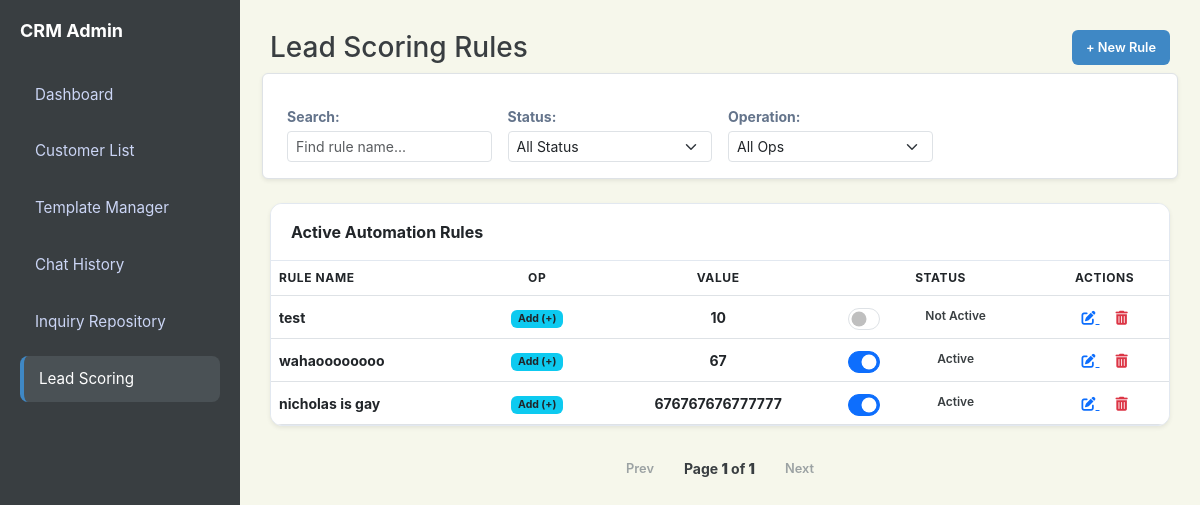
/scoring, run on an earlier commit of the app's database.
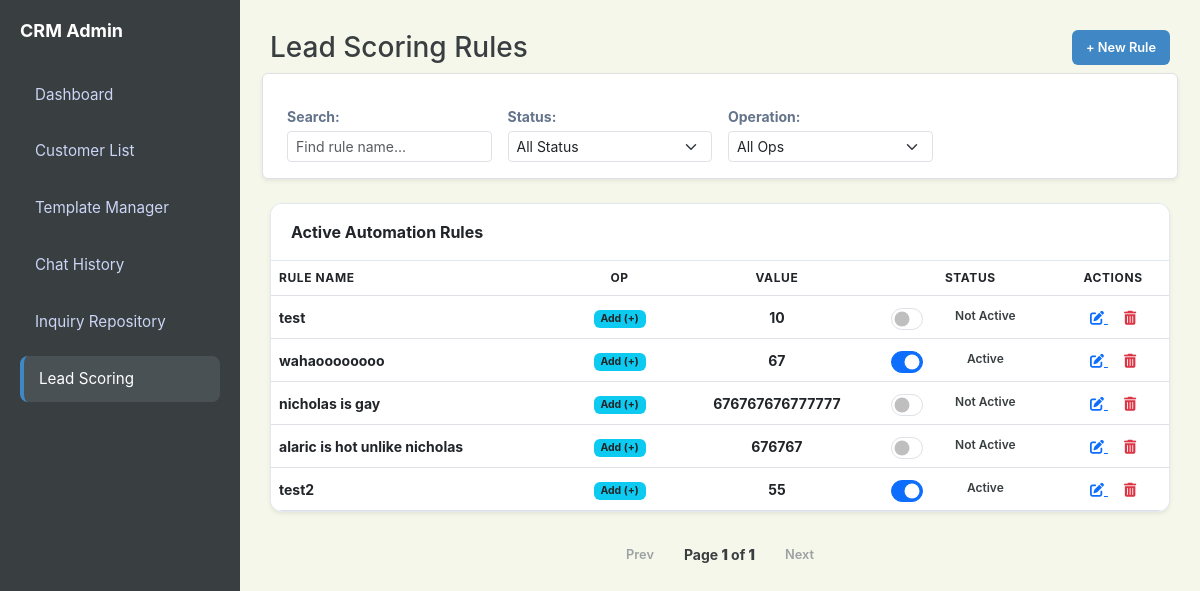
And on a later commit of the database.
### app.py (models this page shows)
class Rule(db.Model):
    id = db.Column(db.Integer, primary_key=True)
    name = db.Column(db.String(100), nullable=False)
    keywords = db.Column(db.String(200), nullable=False)
    score = db.Column(db.Integer, nullable=False)
    operation = db.Column(db.String(10), nullable=False, default='+')
    active = db.Column(db.Boolean, default=True)

### app.py (the view)
@app.route('/scoring')
def lead_scoring():
    rules = Rule.query.all()
    return render_template('lead-scoring.html', rules=rules)

### templates/lead-scoring.html (shortened to what this page needs)
<!DOCTYPE html>
<html lang="en">
<head>
    <link href="https://cdn.jsdelivr.net/npm/bootstrap@5.3.0/dist/css/bootstrap.min.css" rel="stylesheet">
    <link rel="stylesheet" href="https://cdnjs.cloudflare.com/ajax/libs/font-awesome/6.0.0/css/all.min.css">
    <link rel="stylesheet" href="{{ url_for('static', filename='style.css') }}">
</head>
<body id="page-scoring">
    <aside class="sidebar">
        <h2>CRM Admin</h2>
        <a href="/dashboard" class="nav-link nav-dashboard">Dashboard</a>
        <a href="/customers" class="nav-link nav-customers">Customer List</a>
        <a href="/templates-manager" class="nav-link nav-templates">Template Manager</a>
        <a href="/history" class="nav-link nav-history">Chat History</a>
        <a href="/repository" class="nav-link nav-repository">Inquiry Repository</a>
        <a href="/scoring" class="nav-link nav-scoring active">Lead Scoring</a>
    </aside>
    <main class="main">
        <div class="header d-flex justify-content-between align-items-center mb-4">
            <h1 class="h3 mb-0">Lead Scoring Rules</h1>
            <a href="{{ url_for('add_rule') }}" class="btn btn-blue">+ New Rule</a>
        </div>
        <div class="row g-3 mb-4 p-3 bg-white border rounded shadow-sm align-items-end">
            <div class="col-md-3">
                <label class="small fw-bold mb-1 d-block">Search:</label>
                <input type="text" id="searchInput" class="form-control form-control-sm" placeholder="Find rule name..." onkeyup="applyFilters()">
            </div>
            <div class="col-md-3">
                <label class="small fw-bold mb-1 d-block">Status:</label>
                <select id="filterStatus" class="form-select form-select-sm" onchange="applyFilters()">
                    <option value="all">All Status</option>
                </select>
            </div>
            <div class="col-md-3">
                <label class="small fw-bold mb-1 d-block">Operation:</label>
                <select id="filterOperation" class="form-select form-select-sm" onchange="applyFilters()">
                    <option value="all">All Ops</option>
                </select>
            </div>
        </div>
        <div class="card p-0 shadow-sm overflow-hidden">
            <div class="card-header bg-white py-3 fw-bold">Active Automation Rules</div>
            <div class="table-responsive">
                <table class="table mb-0">
                    <thead class="bg-light small text-uppercase">
                        <tr>
                            <th>Rule Name</th>
                            <th class="text-center">Op</th>
                            <th class="text-center">Value</th>
                            <th class="text-center">Status</th>
                            <th class="text-center">Actions</th>
                        </tr>
                    </thead>
                    <tbody id="ruleTable" class="align-middle">
                        {% if rules|length > 0 %}
                            {% for rule in rules %}
                            <tr>
                                <td class="fw-bold">{{ rule.name }}</td>
                                <td class="text-center">
                                    <span class="badge bg-info text-dark">{{ rule.operation }}</span>
                                </td>
                                <td class="text-center fw-bold">{{ rule.score }}</td>
                                <td class="text-center">
                                    <div class="status-toggle-container form-check form-switch">
                                        <span class="status-label">{{ 'Active' if rule.active else 'Not Active' }}</span>
                                        <input class="form-check-input" type="checkbox" role="switch"
                                            onchange="toggleStatus('{{ rule.id }}', this)" {% if rule.active %}checked{% endif %}>
                                    </div>
                                </td>
                                <td class="text-center">
                                    <a href="{{ url_for('edit_rule', id=rule.id) }}" class="text-primary me-3">
                                        <i class="fas fa-edit"></i>
                                    </a>
                                    <a href="{{ url_for('delete_rule', id=rule.id) }}" class="text-danger"
                                       onclick="return confirm('Delete this rule?')">
                                        <i class="fas fa-trash-alt"></i>
                                    </a>
                                </td>
                            </tr>
                            {% endfor %}
                        {% else %}
                            <tr>
                                <td colspan="5" class="text-center p-5 text-muted">No rules found. Click "+ New Rule" to start.</td>
                            </tr>
                        {% endif %}
                    </tbody>
                </table>
            </div>
        </div>
        <div class="pagination mt-3 justify-content-center d-flex align-items-center gap-3">
            <button id="page-prev" class="btn btn-sm btn-outline-secondary">Prev</button>
            <div id="page-indicator" class="small fw-bold">Page 1 of 1</div>
            <button id="page-next" class="btn btn-sm btn-outline-secondary">Next</button>
        </div>
    </main>
</body>
</html>

### static/style.css (style rules this page uses)
:root { --blue: #3F88C5; --red: #E94F37; --green: #44BBA4; --gray: #64748b; --slate-900: #393E41; --slate-800: #4a5155; --border-radius: 12px; --bg-light: #F6F7EB; }
* { box-sizing: border-box; font-family: 'Inter', -apple-system, sans-serif; }
body { margin: 0; display: flex; background-color: var(--bg-light); color: var(--slate-900); height: 100vh; overflow: hidden; }
.sidebar { width: 240px; background: var(--slate-900); color: #fff; min-height: 100vh; padding: 20px; flex-shrink: 0; }
.sidebar h2 { font-size: 18px; margin-bottom: 30px; font-weight: 700; color: #fff; }
.nav-link { display: block; padding: 12px 15px; color: #cbd5f5; text-decoration: none; border-radius: 8px; margin-bottom: 10px; font-size: 0.95rem; transition: 0.2s; }
.nav-link:hover, .nav-link.active { background: var(--slate-800); color: #fff; }
.main { flex: 1; padding: 30px; overflow-y: auto; }
.header { display: grid; grid-template-columns: 1fr auto 1fr; align-items: center; margin-bottom: 30px; gap: 20px; width: 100%; }
.card { background: white; padding: 25px; border-radius: var(--border-radius); box-shadow: 0 4px 6px -1px rgba(0,0,0,0.1); border: 1px solid #e2e8f0; margin-bottom: 25px; }
.card-header { padding: 20px; border-bottom: 1px solid #e2e8f0; display: flex; justify-content: space-between; align-items: center; }
table { width: 100%; border-collapse: collapse; }
th { text-align: left; padding: 15px 20px; background: var(--bg-light); color: var(--gray); font-size: 12px; text-transform: uppercase; letter-spacing: 0.05em; }
td { padding: 15px 20px; border-top: 1px solid #e2e8f0; font-size: 14px; }
label { display: block; font-size: 0.8rem; margin-bottom: 5px; color: var(--gray); font-weight: 600; }
input, textarea, select { width: 100%; padding: 10px; border: 1px solid #e2e8f0; border-radius: 6px; font-size: 0.9rem; outline: none; }
.btn { padding: 8px 14px; border: none; border-radius: 6px; cursor: pointer; font-size: 0.8rem; font-weight: 600; transition: 0.2s; text-decoration: none; display: inline-block; }
.btn-blue, .btn-primary { background: var(--blue); color: white; }
.pagination { display: flex; justify-content: center; align-items: center; gap: 15px; margin-top: 25px; }
#page-dashboard .nav-dashboard, #page-customers .nav-customers, #page-history .nav-history, #page-repository .nav-repository, #page-templates .nav-templates, #page-scoring .nav-scoring { background: var(--slate-800); color: #fff; border-left: 4px solid var(--blue); }
.text-center { text-align: center; }
.status-label { font-size: 12px; font-weight: 600; color: var(--slate-900); margin-right: 5px; }
.status-toggle-container .form-check-input { width: 32px; height: 16px; cursor: pointer; }
.sidebar { z-index: 100; }

What changed in the data, as far as the page shows it:
changed Rule "nicholas is gay": active "Active" → "Not Active"; active "☑" → "☐"
added Rule: name "alaric is hot unlike nicholas", operation "Add (+)", score "676767", active "Not Active"
added Rule: name "test2", operation "Add (+)", score "55", active "Active", active "☑"
